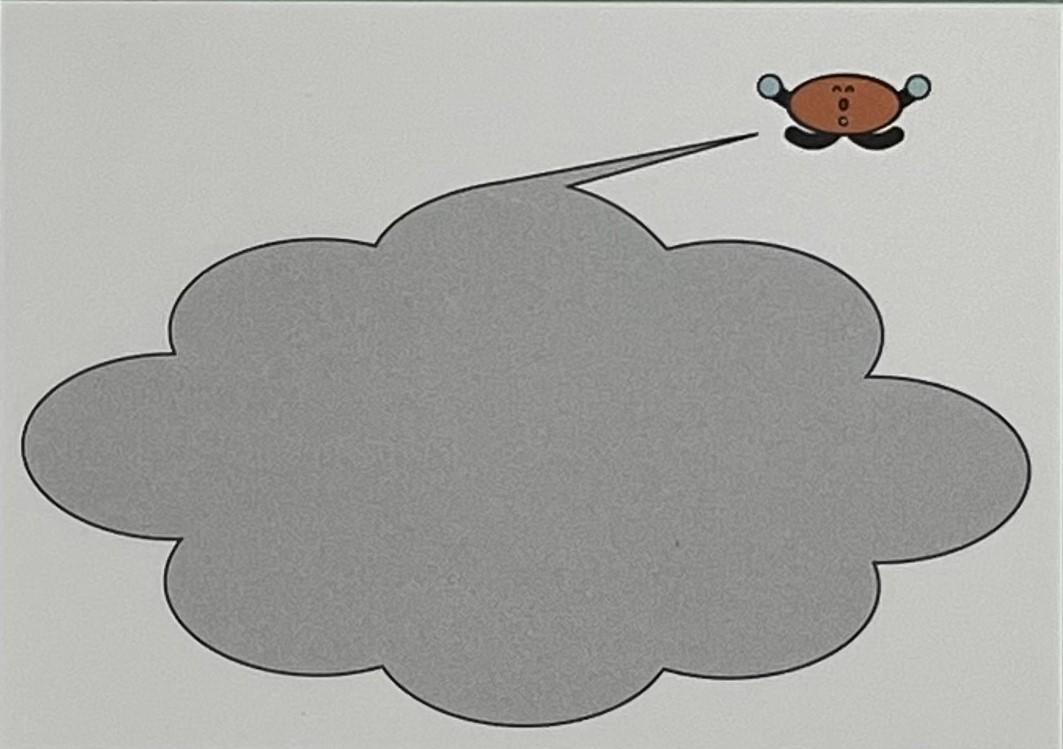
#> input picture 컴비기_과제/books/all_d.jpg, 1063 x 749 px
$ python '실습과제1.py'
#> lines starting #> are read from the running program, lines starting #| are printed output that depends on the picture
# # 다양한 종류의 물체에서 특정 물체를 검출하여 사각형으로 표시하기
#
# import cv2
# import numpy as np
#
# img1 = cv2.imread('books/all_a.jpg')
# gray1 = cv2.cvtColor(img1, cv2.COLOR_BGR2GRAY)
# img2 = cv2.imread('books/all.jpg')
# gray2 = cv2.cvtColor(img2, cv2.COLOR_BGR2GRAY)
#
# sift = cv2.SIFT_create()
# kp1, des1 = sift.detectAndCompute(gray1, None)
# kp2, des2 = sift.detectAndCompute(gray2, None)
#
# flann_matcher = cv2.DescriptorMatcher_create(cv2.DescriptorMatcher_FLANNBASED)
# knn_match = flann_matcher.knnMatch(des1, des2, 2)  # 최근접 2개
#
# T = 0.7
# good_match = []
# for nearest1, nearest2 in knn_match:
#     if (nearest1.distance / nearest2.distance) < T:
#         good_match.append(nearest1)
#
# # good_match를 찾음
# # ==========================================================
# # good_match 특징점의 위치
# # queryIdx : 이미지1에서의 특징점 번호 / trainIdx : 이미지2에서의 특징 위치
# points1 = np.float32([kp1[gm.queryIdx].pt for gm in good_match])
# points2 = np.float32([kp2[gm.trainIdx].pt for gm in good_match])
#
# # homography를 계산
# H, _ = cv2.findHomography(points1, points2, cv2.RANSAC)
#
# h1, w1 = img1.shape[0], img1.shape[1]  # 첫 번째 영상의 크기(검색 이미지)
# h2, w2 = img2.shape[0], img2.shape[1]  # 두 번째 영상의 크기
#
# # homography가 적용된 위치 계산
# # 주어진 이미지1에 대해 변환시킬려고 함
# box1 = np.float32([[0, 0], [0, h1 - 1], [w1 - 1, h1 - 1], [w1 - 1, 0]]).reshape(4, 1, 2)
# box2 = cv2.perspectiveTransform(box1, H)  # 사각형은 아니고 4개의 꼭짓점을 가진 다각형이므로 -> polyline으로 그림
#
# # 다각형으로 그림
# img2 = cv2.polylines(img2, [np.int32(box2)], True, (0, 255, 0), 8)
#
# img_match = np.empty((max(h1, h2), w1 + w2, 3), dtype=np.uint8)
# cv2.drawMatches(img1, kp1, img2, kp2, good_match, img_match, flags=cv2.DrawMatchesFlags_NOT_DRAW_SINGLE_POINTS)
#
#
#
# cv2.imshow('Matches and Homography', img_match)
#
# cv2.waitKey()
# cv2.destroyAllWindows()

import cv2
import numpy as np

# 이미지 읽기
img1 = cv2.imread('books/all_d.jpg')
#> img1 is the input picture: shape (749, 1063, 3); mean B, G, R 165.6, 169.1, 168.9
gray1 = cv2.cvtColor(img1, cv2.COLOR_BGR2GRAY)
img2 = cv2.imread('books/all.jpg')
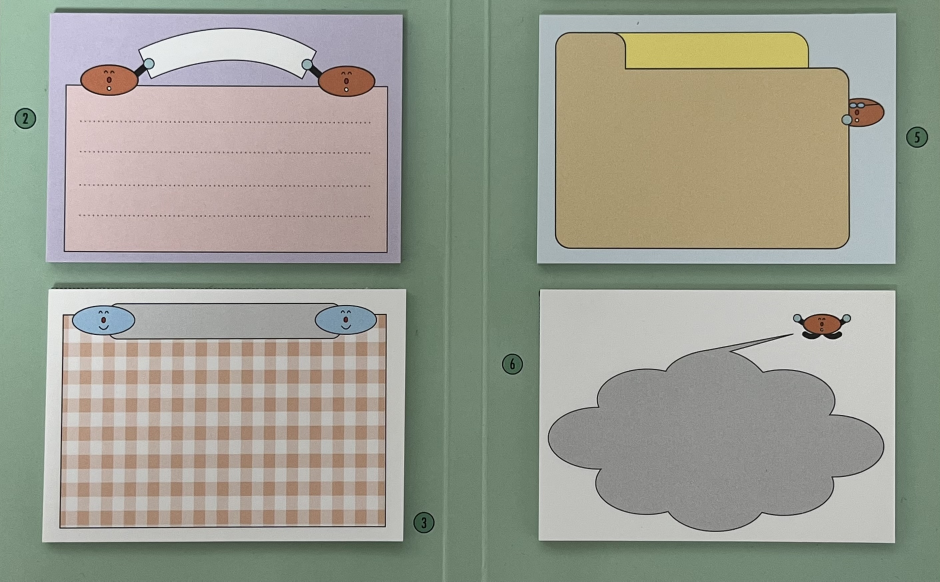
#> input picture 컴비기_과제/books/all.jpg, 2820 x 1744 px (shown at 1/3 size)
#> img2 is the input picture: shape (1744, 2820, 3); mean B, G, R 144.1, 156.4, 154.6
gray2 = cv2.cvtColor(img2, cv2.COLOR_BGR2GRAY)
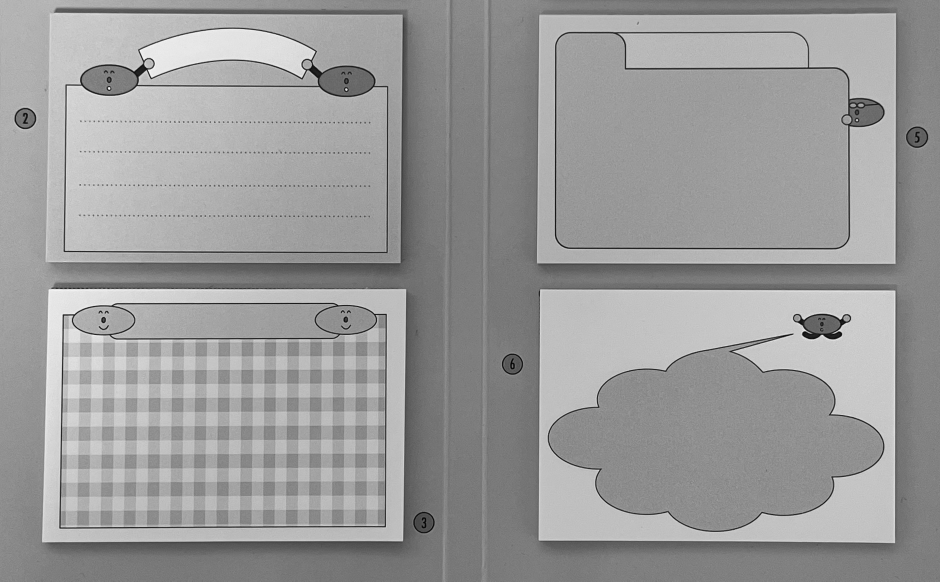
#> gray2: shape (1744, 2820) (shown at 1/3 size); min 0, max 255, mean 154.5

# SIFT 특징점 검출 및 기술자 생성
sift = cv2.SIFT_create()
kp1, des1 = sift.detectAndCompute(gray1, None)
#> kp1 = 374 keypoints; strongest (x, y, size): (792, 135, 10.1), (897, 135, 10.4), (905, 98, 12.1), (783, 97, 11.9)
kp2, des2 = sift.detectAndCompute(gray2, None)
#> kp2 = 3939 keypoints; strongest (x, y, size): (327, 265, 4.4), (1039, 269, 4.4), (2571, 360, 3.9), (191, 945, 4.1)

# FLANN 기반 매칭
flann_matcher = cv2.DescriptorMatcher_create(cv2.DescriptorMatcher_FLANNBASED)
knn_match = flann_matcher.knnMatch(des1, des2, 2)  # 최근접 2개
#> knn_match = 374 matches

# 좋은 매칭 추출
T = 0.7
good_match = []
for nearest1, nearest2 in knn_match:
    if (nearest1.distance / nearest2.distance) < T:
        good_match.append(nearest1)
#> after the loop, good_match = 269 matches

# 매칭된 특징점들의 위치 추출
points1 = np.float32([kp1[gm.queryIdx].pt for gm in good_match])
#> points1 = 269 pairs, first value 24.2 to 1028.7, second value 73.46 to 721.2
points2 = np.float32([kp2[gm.trainIdx].pt for gm in good_match])
#> points2 = 269 pairs, first value 1646.2 to 2650.7, second value 941.5 to 1589.2

# Homography 계산
H, _ = cv2.findHomography(points1, points2, cv2.RANSAC)
#> H = [[1, 7.18e-05, 1622], [4.55e-05, 1, 868], [3.22e-08, 1.8e-08, 1]]

# 첫 번째 이미지의 크기
h1, w1 = img1.shape[:2]
#> h1 = 749; w1 = 1063
h2, w2 = img2.shape[:2]
#> h2 = 1744; w2 = 2820

# 첫 번째 이미지의 네 모서리 좌표를 변환
box1 = np.float32([[0, 0], [0, h1 - 1], [w1 - 1, h1 - 1], [w1 - 1, 0]]).reshape(4, 1, 2)
box2 = cv2.perspectiveTransform(box1, H)
#> box2 = [[1622, 868], [1622, 1616], [2684, 1616], [2684, 868]]

# 변환된 영역을 다각형으로 그리기
img2 = cv2.polylines(img2, [np.int32(box2)], True, (0, 255, 0), 8)

# 매칭된 결과 이미지를 생성
img_match = np.empty((max(h1, h2), w1 + w2, 3), dtype=np.uint8)
cv2.drawMatches(img1, kp1, img2, kp2, good_match, img_match, flags=cv2.DrawMatchesFlags_NOT_DRAW_SINGLE_POINTS)
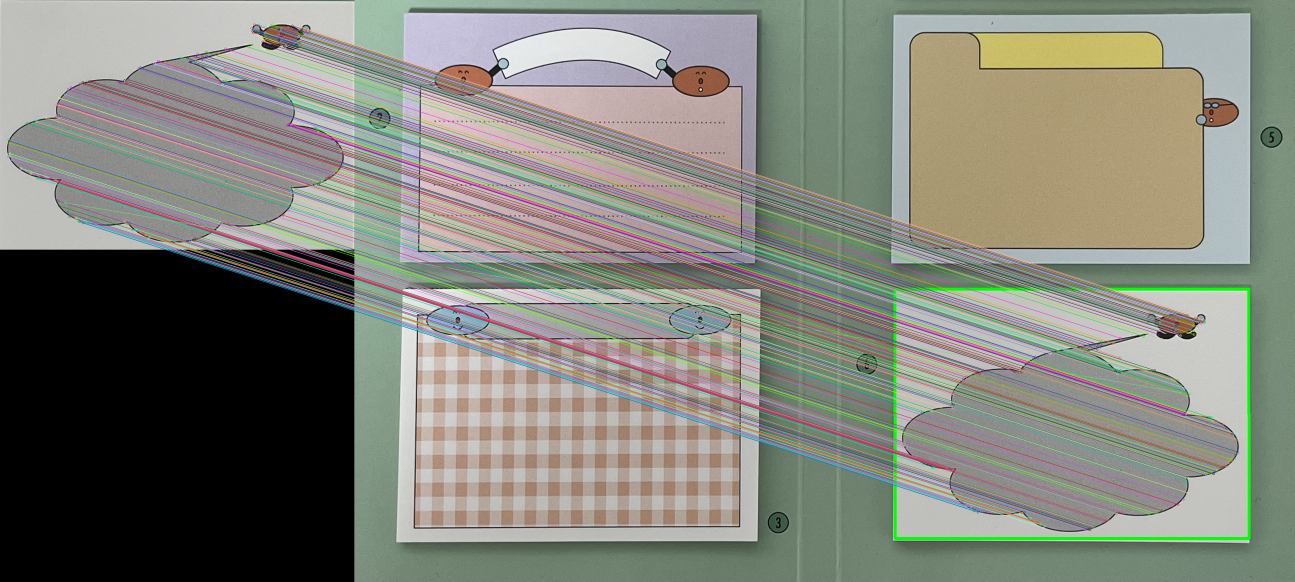
#> img_match: shape (1744, 3883, 3) (shown at 1/3 size); mean B, G, R 121.1, 131.2, 129.4

# 이미지 크기 조정 (화면에 출력하기 전 축소)
resize_factor = 0.2  # 50% 크기로 축소
img_match_resized = cv2.resize(img_match, None, fx=resize_factor, fy=resize_factor, interpolation=cv2.INTER_AREA)
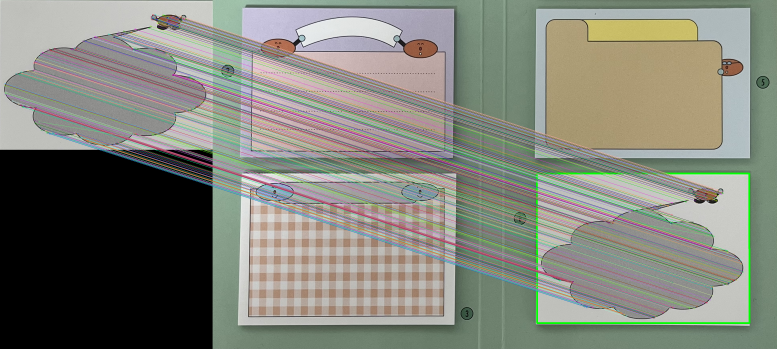
#> img_match_resized: shape (349, 777, 3); mean B, G, R 121.1, 131.2, 129.4

# 이미지 출력
cv2.imshow('Matches and Homography_d', img_match_resized)
cv2.waitKey(0)
cv2.destroyAllWindows()
